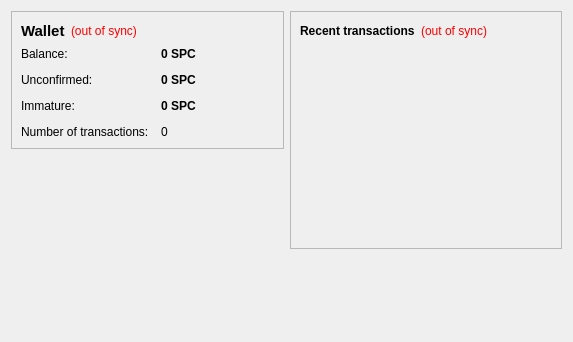
<?xml version="1.0" encoding="UTF-8"?>
<ui version="4.0">
 <class>OverviewPage</class>
 <widget class="QWidget" name="OverviewPage">
  <property name="geometry">
   <rect>
    <x>0</x>
    <y>0</y>
    <width>573</width>
    <height>342</height>
   </rect>
  </property>
  <property name="windowTitle">
   <string>Form</string>
  </property>
  <layout class="QHBoxLayout" name="horizontalLayout" stretch="1,1">
   <item>
    <layout class="QVBoxLayout" name="verticalLayout_2">
     <item>
      <widget class="QFrame" name="frame">
       <property name="frameShape">
        <enum>QFrame::StyledPanel</enum>
       </property>
       <property name="frameShadow">
        <enum>QFrame::Raised</enum>
       </property>
       <layout class="QVBoxLayout" name="verticalLayout_4">
        <item>
         <layout class="QHBoxLayout" name="horizontalLayout_4">
          <item>
           <widget class="QLabel" name="label_5">
            <property name="font">
             <font>
              <pointsize>11</pointsize>
              <weight>75</weight>
              <bold>true</bold>
             </font>
            </property>
            <property name="text">
             <string>Wallet</string>
            </property>
           </widget>
          </item>
          <item>
           <widget class="QLabel" name="labelWalletStatus">
            <property name="toolTip">
             <string>The displayed information may be out of date. Your wallet automatically synchronizes with the SpireCoin network after a connection is established, but this process has not completed yet.</string>
            </property>
            <property name="styleSheet">
             <string notr="true">QLabel { color: red; }</string>
            </property>
            <property name="text">
             <string notr="true">(out of sync)</string>
            </property>
            <property name="alignment">
             <set>Qt::AlignLeading|Qt::AlignLeft|Qt::AlignVCenter</set>
            </property>
           </widget>
          </item>
          <item>
           <spacer name="horizontalSpacer_2">
            <property name="orientation">
             <enum>Qt::Horizontal</enum>
            </property>
            <property name="sizeHint" stdset="0">
             <size>
              <width>40</width>
              <height>20</height>
             </size>
            </property>
           </spacer>
          </item>
         </layout>
        </item>
        <item>
         <layout class="QFormLayout" name="formLayout_2">
          <property name="fieldGrowthPolicy">
           <enum>QFormLayout::AllNonFixedFieldsGrow</enum>
          </property>
          <property name="horizontalSpacing">
           <number>12</number>
          </property>
          <property name="verticalSpacing">
           <number>12</number>
          </property>
          <item row="0" column="0">
           <widget class="QLabel" name="label">
            <property name="text">
             <string>Balance:</string>
            </property>
           </widget>
          </item>
          <item row="0" column="1">
           <widget class="QLabel" name="labelBalance">
            <property name="font">
             <font>
              <weight>75</weight>
              <bold>true</bold>
             </font>
            </property>
            <property name="cursor">
             <cursorShape>IBeamCursor</cursorShape>
            </property>
            <property name="toolTip">
             <string>Your current balance</string>
            </property>
            <property name="text">
             <string notr="true">0 SPC</string>
            </property>
            <property name="textInteractionFlags">
             <set>Qt::LinksAccessibleByMouse|Qt::TextSelectableByKeyboard|Qt::TextSelectableByMouse</set>
            </property>
           </widget>
          </item>
          <item row="1" column="0">
           <widget class="QLabel" name="label_3">
            <property name="text">
             <string>Unconfirmed:</string>
            </property>
           </widget>
          </item>
          <item row="1" column="1">
           <widget class="QLabel" name="labelUnconfirmed">
            <property name="font">
             <font>
              <weight>75</weight>
              <bold>true</bold>
             </font>
            </property>
            <property name="cursor">
             <cursorShape>IBeamCursor</cursorShape>
            </property>
            <property name="toolTip">
             <string>Total of transactions that have yet to be confirmed, and do not yet count toward the current balance</string>
            </property>
            <property name="text">
             <string notr="true">0 SPC</string>
            </property>
            <property name="textInteractionFlags">
             <set>Qt::LinksAccessibleByMouse|Qt::TextSelectableByKeyboard|Qt::TextSelectableByMouse</set>
            </property>
           </widget>
          </item>
          <item row="3" column="0">
           <widget class="QLabel" name="label_2">
            <property name="text">
             <string>Number of transactions:</string>
            </property>
           </widget>
          </item>
          <item row="3" column="1">
           <widget class="QLabel" name="labelNumTransactions">
            <property name="toolTip">
             <string>Total number of transactions in wallet</string>
            </property>
            <property name="text">
             <string notr="true">0</string>
            </property>
           </widget>
          </item>
          <item row="2" column="0">
           <widget class="QLabel" name="labelImmatureText">
            <property name="text">
             <string>Immature:</string>
            </property>
           </widget>
          </item>
          <item row="2" column="1">
           <widget class="QLabel" name="labelImmature">
            <property name="font">
             <font>
              <weight>75</weight>
              <bold>true</bold>
             </font>
            </property>
            <property name="toolTip">
             <string>Mined balance that has not yet matured</string>
            </property>
            <property name="text">
             <string notr="true">0 SPC</string>
            </property>
            <property name="textInteractionFlags">
             <set>Qt::LinksAccessibleByMouse|Qt::TextSelectableByKeyboard|Qt::TextSelectableByMouse</set>
            </property>
           </widget>
          </item>
         </layout>
        </item>
       </layout>
      </widget>
     </item>
     <item>
      <spacer name="verticalSpacer">
       <property name="orientation">
        <enum>Qt::Vertical</enum>
       </property>
       <property name="sizeHint" stdset="0">
        <size>
         <width>20</width>
         <height>40</height>
        </size>
       </property>
      </spacer>
     </item>
    </layout>
   </item>
   <item>
    <layout class="QVBoxLayout" name="verticalLayout_3">
     <item>
      <widget class="QFrame" name="frame_2">
       <property name="frameShape">
        <enum>QFrame::StyledPanel</enum>
       </property>
       <property name="frameShadow">
        <enum>QFrame::Raised</enum>
       </property>
       <layout class="QVBoxLayout" name="verticalLayout">
        <item>
         <layout class="QHBoxLayout" name="horizontalLayout_2">
          <item>
           <widget class="QLabel" name="label_4">
            <property name="text">
             <string>&lt;b&gt;Recent transactions&lt;/b&gt;</string>
            </property>
           </widget>
          </item>
          <item>
           <widget class="QLabel" name="labelTransactionsStatus">
            <property name="toolTip">
             <string>The displayed information may be out of date. Your wallet automatically synchronizes with the SpireCoin network after a connection is established, but this process has not completed yet.</string>
            </property>
            <property name="styleSheet">
             <string notr="true">QLabel { color: red; }</string>
            </property>
            <property name="text">
             <string notr="true">(out of sync)</string>
            </property>
            <property name="alignment">
             <set>Qt::AlignRight|Qt::AlignTrailing|Qt::AlignVCenter</set>
            </property>
           </widget>
          </item>
          <item>
           <spacer name="horizontalSpacer">
            <property name="orientation">
             <enum>Qt::Horizontal</enum>
            </property>
            <property name="sizeHint" stdset="0">
             <size>
              <width>40</width>
              <height>20</height>
             </size>
            </property>
           </spacer>
          </item>
         </layout>
        </item>
        <item>
         <widget class="QListView" name="listTransactions">
          <property name="styleSheet">
           <string notr="true">QListView { background: transparent; }</string>
          </property>
          <property name="frameShape">
           <enum>QFrame::NoFrame</enum>
          </property>
          <property name="verticalScrollBarPolicy">
           <enum>Qt::ScrollBarAlwaysOff</enum>
          </property>
          <property name="horizontalScrollBarPolicy">
           <enum>Qt::ScrollBarAlwaysOff</enum>
          </property>
          <property name="selectionMode">
           <enum>QAbstractItemView::NoSelection</enum>
          </property>
         </widget>
        </item>
       </layout>
      </widget>
     </item>
     <item>
      <spacer name="verticalSpacer_2">
       <property name="orientation">
        <enum>Qt::Vertical</enum>
       </property>
       <property name="sizeHint" stdset="0">
        <size>
         <width>20</width>
         <height>40</height>
        </size>
       </property>
      </spacer>
     </item>
    </layout>
   </item>
  </layout>
 </widget>
 <resources/>
 <connections/>
</ui>
